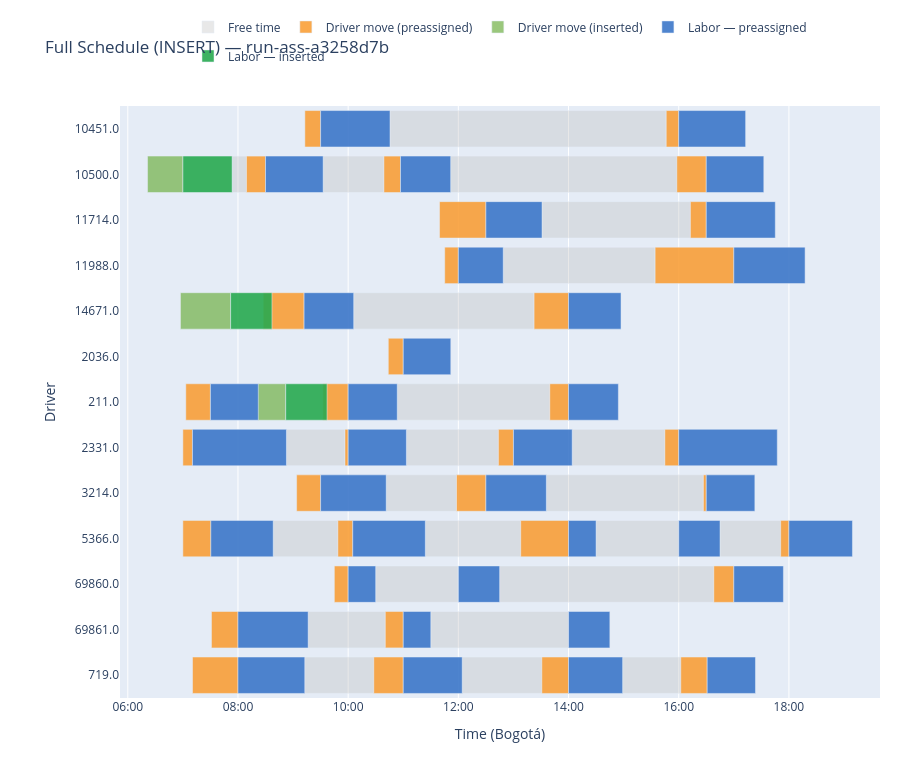

Notebook source saved alongside this figure:
### Markdown cell above
---
## Gantt 3 — Full Schedule (Color by Origin)

| Color | Meaning |
|-------|---------|
| 🔵 Blue | Labor — preassigned |
| 🟢 Green | Labor — inserted |
| 🟠 Orange | Driver move (preassigned) |
| 🫒 Olive | Driver move (inserted) |
| ⬜ Grey | Free time |

### Code cell
build_insert_gantt(
    segments_after, drivers_after,
    label=f"Full Schedule (INSERT) — {RUN_DIR.name}",
).show()

### Figure 1 — Plotly figure (JSON) as saved in the notebook; plotly's stock layout.template omitted (floating-point values rounded to 4 significant figures)
{"data": [{"base": ["2026-04-17T07:53:36.500000", "2026-04-17T09:32:45.200000", "2026-04-17T11:51:39", "2026-04-17T12:48:53.100000", "2026-04-17T08:38:23.246250", "2026-04-17T11:24:02.235000", "2026-04-17T14:30:00", "2026-04-17T16:45:00", "2026-04-17T13:31:08.602500", "2026-04-17T10:30:00", "2026-04-17T12:45:00", "2026-04-17T10:06:02.500000", "2026-04-17T09:16:25.871250", "2026-04-17T11:30:00", "2026-04-17T08:52:47.298000", "2026-04-17T11:03:25.391250", "2026-04-17T14:03:59.006250", "2026-04-17T09:12:44.741250", "2026-04-17T12:04:12.832500", "2026-04-17T14:58:55.942500", "2026-04-17T10:53:27.800000", "2026-04-17T10:45:34.740000", "2026-04-17T10:41:26.666250", "2026-04-17T13:35:50.156250"], "hoverinfo": "text", "hovertext": ["<b>Free time</b><br>Driver: 10500.0<br>Labor: 569441<br>Service: 463414<br>Start: 07:53<br>End: 08:09<br>Duration: 15.7 min", "<b>Free time</b><br>Driver: 10500.0<br>Labor: 566791<br>Service: 460890<br>Start: 09:32<br>End: 10:38<br>Duration: 66.2 min", "<b>Free time</b><br>Driver: 10500.0<br>Labor: 569443<br>Service: 463416<br>Start: 11:51<br>End: 15:57<br>Duration: 246.3 min", "<b>Free time</b><br>Driver: 11988.0<br>Labor: 569886<br>Service: 463837<br>Start: 12:48<br>End: 15:34<br>Duration: 165.4 min", "<b>Free time</b><br>Driver: 5366.0<br>Labor: 569237<br>Service: 463219<br>Start: 08:38<br>End: 09:48<br>Duration: 70.4 min", "<b>Free time</b><br>Driver: 5366.0<br>Labor: 568182<br>Service: 462204<br>Start: 11:24<br>End: 13:07<br>Duration: 103.9 min", "<b>Free time</b><br>Driver: 5366.0<br>Labor: 568184<br>Service: 462204<br>Start: 14:30<br>End: 16:00<br>Duration: 90.0 min", "<b>Free time</b><br>Driver: 5366.0<br>Labor: 569590<br>Service: 463557<br>Start: 16:45<br>End: 17:51<br>Duration: 66.1 min", "<b>Free time</b><br>Driver: 11714.0<br>Labor: 569961<br>Service: 463912<br>Start: 13:31<br>End: 16:12<br>Duration: 161.6 min", "<b>Free time</b><br>Driver: 69860.0<br>Labor: 567161<br>Service: 461234<br>Start: 10:30<br>End: 12:00<br>Duration: 90.0 min", "<b>Free time</b><br>Driver: 69860.0<br>Labor: 570024<br>Service: 463973<br>Start: 12:45<br>End: 16:38<br>Duration: 233.2 min", "<b>Free time</b><br>Driver: 14671.0<br>Labor: 569822<br>Service: 463776<br>Start: 10:06<br>End: 13:22<br>Duration: 196.4 min", "<b>Free time</b><br>Driver: 69861.0<br>Labor: 569774<br>Service: 463731<br>Start: 09:16<br>End: 10:40<br>Duration: 84.0 min", "<b>Free time</b><br>Driver: 69861.0<br>Labor: 569866<br>Service: 463731<br>Start: 11:30<br>End: 14:00<br>Duration: 150.0 min", "<b>Free time</b><br>Driver: 2331.0<br>Labor: 569197<br>Service: 463180<br>Start: 08:52<br>End: 09:56<br>Duration: 63.7 min", "<b>Free time</b><br>Driver: 2331.0<br>Labor: 569542<br>Service: 463513<br>Start: 11:03<br>End: 12:43<br>Duration: 100.2 min", "<b>Free time</b><br>Driver: 2331.0<br>Labor: 569414<br>Service: 463387<br>Start: 14:03<br>End: 15:44<br>Duration: 100.9 min", "<b>Free time</b><br>Driver: 719.0<br>Labor: 569421<br>Service: 463394<br>Start: 09:12<br>End: 10:27<br>Duration: 75.2 min", "<b>Free time</b><br>Driver: 719.0<br>Labor: 569480<br>Service: 463451<br>Start: 12:04<br>End: 13:30<br>Duration: 86.7 min", "<b>Free time</b><br>Driver: 719.0<br>Labor: 569349<br>Service: 463325<br>Start: 14:58<br>End: 16:02<br>Duration: 63.3 min", "<b>Free time</b><br>Driver: 211.0<br>Labor: 569896<br>Service: 463847<br>Start: 10:53<br>End: 13:39<br>Duration: 166.1 min", "<b>Free time</b><br>Driver: 10451.0<br>Labor: 570107<br>Service: 464056<br>Start: 10:45<br>End: 15:46<br>Duration: 300.8 min", "<b>Free time</b><br>Driver: 3214.0<br>Labor: 569663<br>Service: 463626<br>Start: 10:41<br>End: 11:57<br>Duration: 76.5 min", "<b>Free time</b><br>Driver: 3214.0<br>Labor: 569562<br>Service: 463531<br>Start: 13:35<br>End: 16:26<br>Duration: 171.0 min"], "legendgroup": "FREE_TIME", "marker": {"color": "rgba(190, 190, 190, 0.35)"}, "name": "Free time", "orientation": "h", "showlegend": true, "type": "bar", "x": [939700, 3971200, 14778600, 9924300, 4225000.0, 6232965, 5400000, 3963600, 9695000.0, 5400000, 13993200, 11785700, 5041000.0, 9000000, 3823902, 6012000.0, 6056000.0, 4509000.0, 5203000.0, 3800000.0, 9968200, 18048060, 4593000.0, 10260000.0], "y": ["10500.0", "10500.0", "10500.0", "11988.0", "5366.0", "5366.0", "5366.0", "5366.0", "11714.0", "69860.0", "69860.0", "14671.0", "69861.0", "69861.0", "2331.0", "2331.0", "2331.0", "719.0", "719.0", "719.0", "211.0", "10451.0", "3214.0", "3214.0"]}, {"base": ["2026-04-17T08:09:16.200000", "2026-04-17T10:38:56.400000", "2026-04-17T15:57:57.600000", "2026-04-17T11:45:08.622000", "2026-04-17T15:34:17.400000", "2026-04-17T06:59:59.460000", "2026-04-17T09:48:48", "2026-04-17T13:07:55.200000", "2026-04-17T17:51:03.600000", "2026-04-17T11:39:30.600000", "2026-04-17T16:12:43.200000", "2026-04-17T09:44:56.400000", "2026-04-17T16:38:13.200000", "2026-04-17T08:27:28.800000", "2026-04-17T13:22:28.200000", "2026-04-17T07:31:08.400000", "2026-04-17T10:40:26.400000", "2026-04-17T06:59:59.298000", "2026-04-17T09:56:31.200000", "2026-04-17T12:43:37.200000", "2026-04-17T15:44:54.600000", "2026-04-17T07:10:30", "2026-04-17T10:27:54", "2026-04-17T13:30:55.800000", "2026-04-17T16:02:15.600000", "2026-04-17T07:03:10.800000", "2026-04-17T09:32:24", "2026-04-17T13:39:36", "2026-04-17T09:12:50.400000", "2026-04-17T15:46:22.800000", "2026-04-17T09:03:52.200000", "2026-04-17T11:57:59.400000", "2026-04-17T16:26:51", "2026-04-17T10:43:42.600000"], "hoverinfo": "text", "hovertext": ["<b>Driver move (preassigned)</b><br>Driver: 10500.0<br>Labor: 569441<br>Service: 463414<br>Start: 08:09<br>End: 08:30<br>Duration: 20.7 min<br>Distance: 6.91 km", "<b>Driver move (preassigned)</b><br>Driver: 10500.0<br>Labor: 566791<br>Service: 460890<br>Start: 10:38<br>End: 10:57<br>Duration: 18.1 min<br>Distance: 6.02 km", "<b>Driver move (preassigned)</b><br>Driver: 10500.0<br>Labor: 569443<br>Service: 463416<br>Start: 15:57<br>End: 16:30<br>Duration: 32.0 min<br>Distance: 10.68 km", "<b>Driver move (preassigned)</b><br>Driver: 11988.0<br>Labor: 564586<br>Service: 458721<br>Start: 11:45<br>End: 12:00<br>Duration: 14.9 min<br>Distance: 4.95 km", "<b>Driver move (preassigned)</b><br>Driver: 11988.0<br>Labor: 569886<br>Service: 463837<br>Start: 15:34<br>End: 17:00<br>Duration: 85.7 min<br>Distance: 28.57 km", "<b>Driver move (preassigned)</b><br>Driver: 5366.0<br>Labor: 566990<br>Service: 461070<br>Start: 06:59<br>End: 07:30<br>Duration: 30.4 min<br>Distance: 10.15 km", "<b>Driver move (preassigned)</b><br>Driver: 5366.0<br>Labor: 569237<br>Service: 463219<br>Start: 09:48<br>End: 10:05<br>Duration: 16.2 min<br>Distance: 5.40 km", "<b>Driver move (preassigned)</b><br>Driver: 5366.0<br>Labor: 568182<br>Service: 462204<br>Start: 13:07<br>End: 14:00<br>Duration: 52.1 min<br>Distance: 17.36 km", "<b>Driver move (preassigned)</b><br>Driver: 5366.0<br>Labor: 569590<br>Service: 463557<br>Start: 17:51<br>End: 18:00<br>Duration: 8.9 min<br>Distance: 2.98 km", "<b>Driver move (preassigned)</b><br>Driver: 11714.0<br>Labor: 567015<br>Service: 461095<br>Start: 11:39<br>End: 12:30<br>Duration: 50.5 min<br>Distance: 16.83 km", "<b>Driver move (preassigned)</b><br>Driver: 11714.0<br>Labor: 569961<br>Service: 463912<br>Start: 16:12<br>End: 16:30<br>Duration: 17.3 min<br>Distance: 5.76 km", "<b>Driver move (preassigned)</b><br>Driver: 69860.0<br>Labor: 567159<br>Service: 461234<br>Start: 09:44<br>End: 10:00<br>Duration: 15.1 min<br>Distance: 5.02 km", "<b>Driver move (preassigned)</b><br>Driver: 69860.0<br>Labor: 570024<br>Service: 463973<br>Start: 16:38<br>End: 17:00<br>Duration: 21.8 min<br>Distance: 7.26 km", "<b>Driver move (preassigned)</b><br>Driver: 14671.0<br>Labor: 568545<br>Service: 462555<br>Start: 08:27<br>End: 09:12<br>Duration: 44.5 min<br>Distance: 14.84 km<br><i>⚠ infeasible</i>", "<b>Driver move (preassigned)</b><br>Driver: 14671.0<br>Labor: 569822<br>Service: 463776<br>Start: 13:22<br>End: 14:00<br>Duration: 37.5 min<br>Distance: 12.51 km", "<b>Driver move (preassigned)</b><br>Driver: 69861.0<br>Labor: 568640<br>Service: 462648<br>Start: 07:31<br>End: 08:00<br>Duration: 28.9 min<br>Distance: 9.62 km", "<b>Driver move (preassigned)</b><br>Driver: 69861.0<br>Labor: 569774<br>Service: 463731<br>Start: 10:40<br>End: 11:00<br>Duration: 19.6 min<br>Distance: 6.52 km", "<b>Driver move (preassigned)</b><br>Driver: 2331.0<br>Labor: 568642<br>Service: 462650<br>Start: 06:59<br>End: 07:10<br>Duration: 10.4 min<br>Distance: 3.48 km", "<b>Driver move (preassigned)</b><br>Driver: 2331.0<br>Labor: 569197<br>Service: 463180<br>Start: 09:56<br>End: 10:00<br>Duration: 3.5 min<br>Distance: 1.16 km", "<b>Driver move (preassigned)</b><br>Driver: 2331.0<br>Labor: 569542<br>Service: 463513<br>Start: 12:43<br>End: 13:00<br>Duration: 16.4 min<br>Distance: 5.46 km", "<b>Driver move (preassigned)</b><br>Driver: 2331.0<br>Labor: 569414<br>Service: 463387<br>Start: 15:44<br>End: 16:00<br>Duration: 15.1 min<br>Distance: 5.03 km", "<b>Driver move (preassigned)</b><br>Driver: 719.0<br>Labor: 568740<br>Service: 462737<br>Start: 07:10<br>End: 08:00<br>Duration: 49.5 min<br>Distance: 16.50 km", "<b>Driver move (preassigned)</b><br>Driver: 719.0<br>Labor: 569421<br>Service: 463394<br>Start: 10:27<br>End: 11:00<br>Duration: 32.1 min<br>Distance: 10.70 km", "<b>Driver move (preassigned)</b><br>Driver: 719.0<br>Labor: 569480<br>Service: 463451<br>Start: 13:30<br>End: 14:00<br>Duration: 29.1 min<br>Distance: 9.69 km", "<b>Driver move (preassigned)</b><br>Driver: 719.0<br>Labor: 569349<br>Service: 463325<br>Start: 16:02<br>End: 16:31<br>Duration: 28.7 min<br>Distance: 9.58 km", "<b>Driver move (preassigned)</b><br>Driver: 211.0<br>Labor: 569346<br>Service: 463322<br>Start: 07:03<br>End: 07:30<br>Duration: 26.8 min<br>Distance: 8.94 km", "<b>Driver move (preassigned)</b><br>Driver: 211.0<br>Labor: 569541<br>Service: 463512<br>Start: 09:32<br>End: 10:00<br>Duration: 27.6 min<br>Distance: 9.20 km<br><i>⚠ infeasible</i>", "<b>Driver move (preassigned)</b><br>Driver: 211.0<br>Labor: 569896<br>Service: 463847<br>Start: 13:39<br>End: 14:00<br>Duration: 20.4 min<br>Distance: 6.80 km", "<b>Driver move (preassigned)</b><br>Driver: 10451.0<br>Labor: 569352<br>Service: 463328<br>Start: 09:12<br>End: 09:30<br>Duration: 17.2 min<br>Distance: 5.72 km", "<b>Driver move (preassigned)</b><br>Driver: 10451.0<br>Labor: 570107<br>Service: 464056<br>Start: 15:46<br>End: 16:00<br>Duration: 13.6 min<br>Distance: 4.54 km", "<b>Driver move (preassigned)</b><br>Driver: 3214.0<br>Labor: 569504<br>Service: 463475<br>Start: 09:03<br>End: 09:30<br>Duration: 26.1 min<br>Distance: 8.71 km", "<b>Driver move (preassigned)</b><br>Driver: 3214.0<br>Labor: 569663<br>Service: 463626<br>Start: 11:57<br>End: 12:30<br>Duration: 32.0 min<br>Distance: 10.67 km", "<b>Driver move (preassigned)</b><br>Driver: 3214.0<br>Labor: 569562<br>Service: 463531<br>Start: 16:26<br>End: 16:30<br>Duration: 3.1 min<br>Distance: 1.05 km", "<b>Driver move (preassigned)</b><br>Driver: 2036.0<br>Labor: 569611<br>Service: 463578<br>Start: 10:43<br>End: 11:00<br>Duration: 16.3 min<br>Distance: 5.43 km"], "legendgroup": "preassigned_move", "marker": {"color": "rgba(250, 155,  45, 0.85)"}, "name": "Driver move (preassigned)", "orientation": "h", "showlegend": true, "type": "bar", "x": [1243800, 1083600, 1922400, 891378, 5142600, 1827000, 972000, 3124800, 536400, 3029400, 1036800, 903600, 1306800, 2671200, 2251800, 1731600, 1173600, 626400, 208800, 982800, 905400, 2970000, 1926000, 1744200, 1724400, 1609200, 1656000, 1224000, 1030000.0, 817200, 1567800, 1920600, 189000, 977400], "y": ["10500.0", "10500.0", "10500.0", "11988.0", "11988.0", "5366.0", "5366.0", "5366.0", "5366.0", "11714.0", "11714.0", "69860.0", "69860.0", "14671.0", "14671.0", "69861.0", "69861.0", "2331.0", "2331.0", "2331.0", "2331.0", "719.0", "719.0", "719.0", "719.0", "211.0", "211.0", "211.0", "10451.0", "10451.0", "3214.0", "3214.0", "3214.0", "2036.0"]}, {"base": ["2026-04-17T06:21:30.600000", "2026-04-17T06:57:22.200000", "2026-04-17T08:21:43.800000"], "hoverinfo": "text", "hovertext": ["<b>Driver move (inserted)</b><br>Driver: 10500.0<br>Labor: 561573<br>Service: 455851<br>Start: 06:21<br>End: 07:00<br>Duration: 38.5 min<br>Distance: 12.83 km", "<b>Driver move (inserted)</b><br>Driver: 14671.0<br>Labor: 569626<br>Service: 463591<br>Start: 06:57<br>End: 07:52<br>Duration: 54.6 min<br>Distance: 18.21 km", "<b>Driver move (inserted)</b><br>Driver: 211.0<br>Labor: 569629<br>Service: 463591<br>Start: 08:21<br>End: 08:52<br>Duration: 30.3 min<br>Distance: 10.09 km"], "legendgroup": "inserted_move", "marker": {"color": "rgba(120, 180,  80, 0.75)"}, "name": "Driver move (inserted)", "orientation": "h", "showlegend": true, "type": "bar", "x": [2309400, 3277800, 1816200], "y": ["10500.0", "14671.0", "211.0"]}, {"base": ["2026-04-17T08:30:00", "2026-04-17T10:57:00", "2026-04-17T16:30:00", "2026-04-17T12:00:00", "2026-04-17T17:00:00", "2026-04-17T07:30:26.460000", "2026-04-17T10:05:00", "2026-04-17T14:00:00", "2026-04-17T16:00:00", "2026-04-17T18:00:00", "2026-04-17T12:30:00", "2026-04-17T16:30:00", "2026-04-17T10:00:00", "2026-04-17T12:00:00", "2026-04-17T17:00:00", "2026-04-17T09:12:00", "2026-04-17T14:00:00", "2026-04-17T08:00:00", "2026-04-17T11:00:00", "2026-04-17T14:00:00", "2026-04-17T07:10:25.698000", "2026-04-17T10:00:00", "2026-04-17T13:00:00", "2026-04-17T16:00:00", "2026-04-17T08:00:00", "2026-04-17T11:00:00", "2026-04-17T14:00:00", "2026-04-17T16:31:00", "2026-04-17T07:30:00", "2026-04-17T10:00:00", "2026-04-17T14:00:00", "2026-04-17T09:30:00", "2026-04-17T16:00:00", "2026-04-17T09:30:00", "2026-04-17T12:30:00", "2026-04-17T16:30:00", "2026-04-17T11:00:00"], "hoverinfo": "text", "hovertext": ["<b>Labor — preassigned</b><br>Driver: 10500.0<br>Labor: 569441<br>Service: 463414<br>Start: 08:30<br>End: 09:32<br>Duration: 62.8 min<br>Distance: 14.34 km", "<b>Labor — preassigned</b><br>Driver: 10500.0<br>Labor: 566791<br>Service: 460890<br>Start: 10:57<br>End: 11:51<br>Duration: 54.6 min<br>Distance: 7.34 km", "<b>Labor — preassigned</b><br>Driver: 10500.0<br>Labor: 569443<br>Service: 463416<br>Start: 16:30<br>End: 17:32<br>Duration: 62.6 min<br>Distance: 14.77 km", "<b>Labor — preassigned</b><br>Driver: 11988.0<br>Labor: 564586<br>Service: 458721<br>Start: 12:00<br>End: 12:48<br>Duration: 48.9 min<br>Distance: 2.07 km", "<b>Labor — preassigned</b><br>Driver: 11988.0<br>Labor: 569886<br>Service: 463837<br>Start: 17:00<br>End: 18:17<br>Duration: 77.6 min<br>Distance: 17.40 km", "<b>Labor — preassigned</b><br>Driver: 5366.0<br>Labor: 566990<br>Service: 461070<br>Start: 07:30<br>End: 08:38<br>Duration: 68.0 min<br>Distance: 12.24 km", "<b>Labor — preassigned</b><br>Driver: 5366.0<br>Labor: 569237<br>Service: 463219<br>Start: 10:05<br>End: 11:24<br>Duration: 79.0 min<br>Distance: 18.15 km", "<b>Labor — preassigned</b><br>Driver: 5366.0<br>Labor: 568182<br>Service: 462204<br>Start: 14:00<br>End: 14:30<br>Duration: 30.0 min", "<b>Labor — preassigned</b><br>Driver: 5366.0<br>Labor: 568184<br>Service: 462204<br>Start: 16:00<br>End: 16:45<br>Duration: 45.0 min", "<b>Labor — preassigned</b><br>Driver: 5366.0<br>Labor: 569590<br>Service: 463557<br>Start: 18:00<br>End: 19:09<br>Duration: 69.2 min<br>Distance: 12.91 km", "<b>Labor — preassigned</b><br>Driver: 11714.0<br>Labor: 567015<br>Service: 461095<br>Start: 12:30<br>End: 13:31<br>Duration: 61.1 min<br>Distance: 8.61 km", "<b>Labor — preassigned</b><br>Driver: 11714.0<br>Labor: 569961<br>Service: 463912<br>Start: 16:30<br>End: 17:45<br>Duration: 75.2 min<br>Distance: 16.09 km", "<b>Labor — preassigned</b><br>Driver: 69860.0<br>Labor: 567159<br>Service: 461234<br>Start: 10:00<br>End: 10:30<br>Duration: 30.0 min", "<b>Labor — preassigned</b><br>Driver: 69860.0<br>Labor: 567161<br>Service: 461234<br>Start: 12:00<br>End: 12:45<br>Duration: 45.0 min", "<b>Labor — preassigned</b><br>Driver: 69860.0<br>Labor: 570024<br>Service: 463973<br>Start: 17:00<br>End: 17:54<br>Duration: 54.0 min<br>Distance: 4.80 km", "<b>Labor — preassigned</b><br>Driver: 14671.0<br>Labor: 568545<br>Service: 462555<br>Start: 09:12<br>End: 10:06<br>Duration: 54.0 min<br>Distance: 3.99 km<br><i>⚠ infeasible</i>", "<b>Labor — preassigned</b><br>Driver: 14671.0<br>Labor: 569822<br>Service: 463776<br>Start: 14:00<br>End: 14:57<br>Duration: 57.2 min<br>Distance: 9.60 km", "<b>Labor — preassigned</b><br>Driver: 69861.0<br>Labor: 568640<br>Service: 462648<br>Start: 08:00<br>End: 09:16<br>Duration: 76.4 min<br>Distance: 16.76 km", "<b>Labor — preassigned</b><br>Driver: 69861.0<br>Labor: 569774<br>Service: 463731<br>Start: 11:00<br>End: 11:30<br>Duration: 30.0 min", "<b>Labor — preassigned</b><br>Driver: 69861.0<br>Labor: 569866<br>Service: 463731<br>Start: 14:00<br>End: 14:45<br>Duration: 45.0 min", "<b>Labor — preassigned</b><br>Driver: 2331.0<br>Labor: 568642<br>Service: 462650<br>Start: 07:10<br>End: 08:52<br>Duration: 102.4 min<br>Distance: 30.59 km", "<b>Labor — preassigned</b><br>Driver: 2331.0<br>Labor: 569197<br>Service: 463180<br>Start: 10:00<br>End: 11:03<br>Duration: 63.4 min<br>Distance: 9.83 km", "<b>Labor — preassigned</b><br>Driver: 2331.0<br>Labor: 569542<br>Service: 463513<br>Start: 13:00<br>End: 14:03<br>Duration: 64.0 min<br>Distance: 10.12 km", "<b>Labor — preassigned</b><br>Driver: 2331.0<br>Labor: 569414<br>Service: 463387<br>Start: 16:00<br>End: 17:47<br>Duration: 107.3 min<br>Distance: 33.24 km", "<b>Labor — preassigned</b><br>Driver: 719.0<br>Labor: 568740<br>Service: 462737<br>Start: 08:00<br>End: 09:12<br>Duration: 72.8 min<br>Distance: 14.80 km", "<b>Labor — preassigned</b><br>Driver: 719.0<br>Labor: 569421<br>Service: 463394<br>Start: 11:00<br>End: 12:04<br>Duration: 64.2 min<br>Distance: 10.25 km", "<b>Labor — preassigned</b><br>Driver: 719.0<br>Labor: 569480<br>Service: 463451<br>Start: 14:00<br>End: 14:58<br>Duration: 58.9 min<br>Distance: 7.43 km", "<b>Labor — preassigned</b><br>Driver: 719.0<br>Labor: 569349<br>Service: 463325<br>Start: 16:31<br>End: 17:23<br>Duration: 52.6 min<br>Distance: 4.05 km", "<b>Labor — preassigned</b><br>Driver: 211.0<br>Labor: 569346<br>Service: 463322<br>Start: 07:30<br>End: 08:22<br>Duration: 52.1 min<br>Distance: 3.79 km", "<b>Labor — preassigned</b><br>Driver: 211.0<br>Labor: 569541<br>Service: 463512<br>Start: 10:00<br>End: 10:53<br>Duration: 53.5 min<br>Distance: 6.13 km<br><i>⚠ infeasible</i>", "<b>Labor — preassigned</b><br>Driver: 211.0<br>Labor: 569896<br>Service: 463847<br>Start: 14:00<br>End: 14:54<br>Duration: 54.3 min<br>Distance: 6.42 km", "<b>Labor — preassigned</b><br>Driver: 10451.0<br>Labor: 569352<br>Service: 463328<br>Start: 09:30<br>End: 10:45<br>Duration: 75.6 min<br>Distance: 16.31 km", "<b>Labor — preassigned</b><br>Driver: 10451.0<br>Labor: 570107<br>Service: 464056<br>Start: 16:00<br>End: 17:12<br>Duration: 72.9 min<br>Distance: 14.86 km", "<b>Labor — preassigned</b><br>Driver: 3214.0<br>Labor: 569504<br>Service: 463475<br>Start: 09:30<br>End: 10:41<br>Duration: 71.4 min<br>Distance: 14.10 km", "<b>Labor — preassigned</b><br>Driver: 3214.0<br>Labor: 569663<br>Service: 463626<br>Start: 12:30<br>End: 13:35<br>Duration: 65.8 min<br>Distance: 11.11 km", "<b>Labor — preassigned</b><br>Driver: 3214.0<br>Labor: 569562<br>Service: 463531<br>Start: 16:30<br>End: 17:22<br>Duration: 52.9 min<br>Distance: 4.22 km", "<b>Labor — preassigned</b><br>Driver: 2036.0<br>Labor: 569611<br>Service: 463578<br>Start: 11:00<br>End: 11:51<br>Duration: 51.8 min<br>Distance: 3.61 km"], "legendgroup": "preassigned_labor", "marker": {"color": "rgba( 55, 115, 200, 0.88)"}, "name": "Labor — preassigned", "orientation": "h", "showlegend": true, "type": "bar", "x": [3765200, 3279000, 3759100, 2933100, 4657000.0, 4077000.0, 4742235, 1800000, 2700000, 4152000.0, 3669000.0, 4510000.0, 1800000, 2700000, 3240000.0, 3242500, 3429400, 4586000.0, 1800000, 2700000, 6141600, 3805000.0, 3839000.0, 6440000.0, 4365000.0, 3853000.0, 3536000.0, 3156000.0, 3126000.0, 3207800, 3256300, 4534740, 4372000.0, 4287000.0, 3950000.0, 3175000.0, 3106000.0], "y": ["10500.0", "10500.0", "10500.0", "11988.0", "11988.0", "5366.0", "5366.0", "5366.0", "5366.0", "5366.0", "11714.0", "11714.0", "69860.0", "69860.0", "69860.0", "14671.0", "14671.0", "69861.0", "69861.0", "69861.0", "2331.0", "2331.0", "2331.0", "2331.0", "719.0", "719.0", "719.0", "719.0", "211.0", "211.0", "211.0", "10451.0", "10451.0", "3214.0", "3214.0", "3214.0", "2036.0"]}, {"base": ["2026-04-17T07:00:00", "2026-04-17T07:52:00", "2026-04-17T08:52:00"], "hoverinfo": "text", "hovertext": ["<b>Labor — inserted</b><br>Driver: 10500.0<br>Labor: 561573<br>Service: 455851<br>Start: 07:00<br>End: 07:53<br>Duration: 53.6 min<br>Distance: 4.79 km", "<b>Labor — inserted</b><br>Driver: 14671.0<br>Labor: 569626<br>Service: 463591<br>Start: 07:52<br>End: 08:37<br>Duration: 45.0 min", "<b>Labor — inserted</b><br>Driver: 211.0<br>Labor: 569629<br>Service: 463591<br>Start: 08:52<br>End: 09:37<br>Duration: 45.0 min"], "legendgroup": "inserted_labor", "marker": {"color": "rgba( 40, 170,  80, 0.90)"}, "name": "Labor — inserted", "orientation": "h", "showlegend": true, "type": "bar", "x": [3216500, 2700000, 2700000], "y": ["10500.0", "14671.0", "211.0"]}], "layout": {"barmode": "overlay", "height": 758, "hovermode": "closest", "legend": {"orientation": "h", "x": 0.5, "xanchor": "center", "y": 1.06, "yanchor": "bottom"}, "margin": {"b": 60, "l": 120, "r": 20, "t": 100}, "title": {"text": "Full Schedule (INSERT) — run-ass-a3258d7b"}, "xaxis": {"range": ["2026-04-17T05:51:30.600000", "2026-04-17T19:39:12.251250"], "tickformat": "%H:%M", "title": {"text": "Time (Bogotá)"}, "type": "date"}, "yaxis": {"categoryarray": ["719.0", "69861.0", "69860.0", "5366.0", "3214.0", "2331.0", "211.0", "2036.0", "14671.0", "11988.0", "11714.0", "10500.0", "10451.0"], "categoryorder": "array", "title": {"text": "Driver"}}}}
